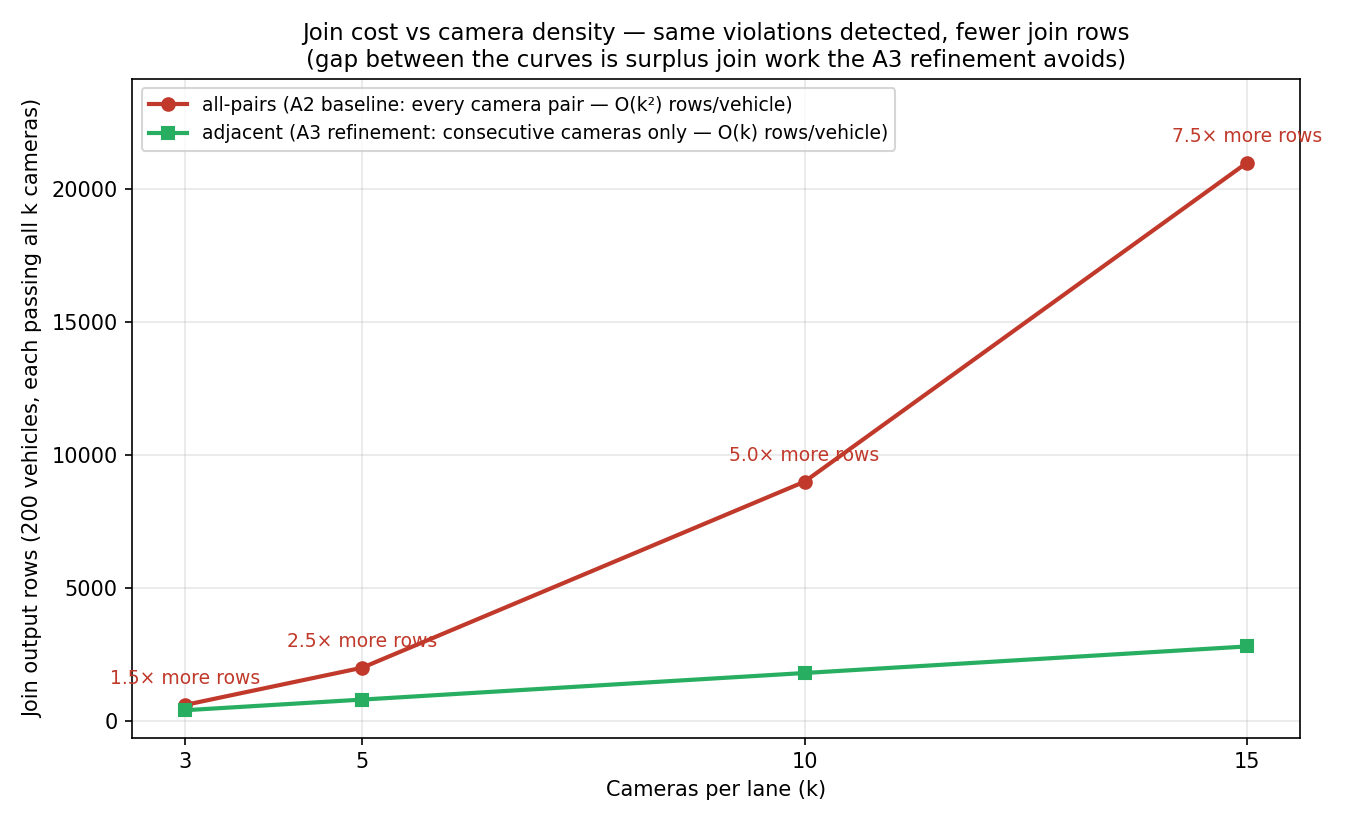

Write the Python code that produced this figure.
"""
Join-strategy comparison — the REPORT.md §5.2 / §8 experiment, measured not asserted.

Runs the SAME synthetic workload through `detect_average()` under both camera-pair
strategies and records, per cameras-per-lane value k:

  * join output rows   — the candidate-pair count the stream-join literature uses as the
                         unit of join cost (Kang et al.'s window-join cost model; ScaleJoin
                         reports throughput in comparisons/second). Expected: vehicles*(k-1)
                         for `adjacent` vs vehicles*k(k-1)/2 for `all-pairs`.
  * join wall time     — end-to-end time to materialise that output in local Spark.

The two strategies, in plain terms:

  * `adjacent`  — the A3 refinement: joins CONSECUTIVE cameras only (|Δindex| = 1),
                  emitting O(k) rows per vehicle. The production default.
  * `all-pairs` — the A2 baseline: joins EVERY distinct camera pair, emitting O(k²)
                  rows per vehicle. Retained purely as the measured comparison point.

Every vehicle is a "sneaky" driver at a constant 120 km/h between cameras (limit 90), so
EVERY candidate pair violates and the output-row count equals the candidate-pair count —
the measurement is exactly the O(k) vs O(k²) candidate space, with no filter noise.
Both strategies flag identical final violations (asserted by pipeline/verify_detect.py);
the gap between the two curves is pure surplus join work.

Runs OFFLINE in local Spark — no Kafka broker, no Mongo — same as verify_detect.
From the project root (or `stack.sh joincmp` inside the Spark container):

    python -m benchmarks.join_compare --cameras 3 5 10 15 --vehicles 200
    python -m benchmarks.join_compare --plot-only     # regenerate the PNG from the CSV (no Spark)

Outputs: join_compare.csv (rows appended) and join_compare.png (plot, needs matplotlib).
"""

from __future__ import annotations

import argparse
import csv
import sys
import time
from datetime import datetime, timedelta
from pathlib import Path

sys.path.insert(0, str(Path(__file__).resolve().parents[1] / "src"))

T0 = datetime(2024, 1, 1, 8, 0, 0)
CROSSING_GAP_S = 30        # one camera crossing every 30 s -> 1 km / 30 s = 120 km/h
SPEED_LIMIT = 90.0         # every segment average (120) violates -> output rows == candidate pairs

# Human-readable identity of each strategy — used in the printed table and the plot legend,
# so a reader never has to know the config-flag names to understand the result.
STRATEGY_LABEL = {
    "adjacent": "adjacent (A3 refinement: consecutive cameras only — O(k) rows/vehicle)",
    "all-pairs": "all-pairs (A2 baseline: every camera pair — O(k²) rows/vehicle)",
}

CSV_HEADER = [
    "ran_at", "cameras_k", "vehicles", "events", "strategy",
    "join_output_rows", "expected_rows", "join_seconds",
]


def parse_args() -> argparse.Namespace:
    p = argparse.ArgumentParser(description="Compare adjacent vs all-pairs join strategies (offline).")
    p.add_argument("--cameras", type=int, nargs="+", default=[3, 5, 10, 15],
                   help="Cameras-per-lane values (k) to sweep.")
    p.add_argument("--vehicles", type=int, default=200, help="Vehicles per run; each crosses all k cameras.")
    p.add_argument("--out", default=str(Path(__file__).resolve().parent / "join_compare.csv"),
                   help="CSV file to append result rows to.")
    p.add_argument("--png", default=str(Path(__file__).resolve().parent / "join_compare.png"),
                   help="Plot output path.")
    p.add_argument("--plot-only", action="store_true",
                   help="Skip the Spark sweep; regenerate the plot from the existing CSV.")
    p.add_argument("--no-plot", action="store_true", help="Skip plot generation after the sweep.")
    return p.parse_args()


def expected_rows(strategy: str, k: int, vehicles: int) -> int:
    return vehicles * (k - 1) if strategy == "adjacent" else vehicles * k * (k - 1) // 2


def run_sweep(args: argparse.Namespace) -> list[dict]:
    """The Spark part: run both strategies per k on identical cached input."""
    from pyspark.sql import SparkSession
    from pyspark.sql.types import (
        DoubleType, IntegerType, StringType, StructField, StructType, TimestampType,
    )

    from pipeline.detect import CAMERA_PAIR_CLAUSE, detect_average

    schema = StructType([
        StructField("car_plate", StringType()),
        StructField("lane_id", IntegerType()),
        StructField("camera_id", IntegerType()),
        StructField("camera_index", IntegerType()),
        StructField("position_km", DoubleType()),
        StructField("speed_limit", DoubleType()),
        StructField("event_time", TimestampType()),
        StructField("speed_reading", DoubleType()),
    ])

    def make_events(spark, k: int, vehicles: int):
        """One k-camera journey per vehicle: sneaky at a constant 120 km/h between cameras."""
        rows = [
            (f"CAR {v:05d}", 1, i + 1, i, 1.0 + i, SPEED_LIMIT,
             T0 + timedelta(seconds=i * CROSSING_GAP_S), 80.0)   # legal AT each camera
            for v in range(vehicles)
            for i in range(k)
        ]
        return spark.createDataFrame(rows, schema)

    spark = (
        SparkSession.builder.master("local[2]")
        .appName("join_compare")
        .config("spark.sql.shuffle.partitions", "4")
        .getOrCreate()
    )
    spark.sparkContext.setLogLevel("ERROR")

    # Warm-up: run both strategies once on a tiny input so the first MEASURED run does not
    # absorb JVM/Spark session startup cost (without this, the first row reads ~0.5-1s high).
    warm = make_events(spark, 3, 10)
    for strategy in sorted(CAMERA_PAIR_CLAUSE):
        detect_average(warm, strategy).count()

    results: list[dict] = []
    for k in args.cameras:
        events = make_events(spark, k, args.vehicles).cache()
        events.count()  # materialise the input once so neither strategy pays generation cost
        for strategy in sorted(CAMERA_PAIR_CLAUSE):
            started = time.time()
            n = detect_average(events, strategy).count()
            elapsed = time.time() - started
            exp = expected_rows(strategy, k, args.vehicles)
            assert n == exp, f"k={k} {strategy}: got {n} rows, model says {exp}"
            results.append({
                "ran_at": datetime.utcnow().isoformat(),
                "cameras_k": k,
                "vehicles": args.vehicles,
                "events": args.vehicles * k,
                "strategy": strategy,
                "join_output_rows": n,
                "expected_rows": exp,
                "join_seconds": round(elapsed, 2),
            })
            print(f"[joincmp] k={k:<3d} {strategy:<9s} rows={n:<8d} (model {exp}) in {elapsed:.2f}s")
        events.unpersist()
    spark.stop()
    return results


def latest_by_k(csv_path: Path) -> dict[int, dict[str, dict]]:
    """Read the CSV and keep the most recent row per (k, strategy)."""
    by_k: dict[int, dict[str, dict]] = {}
    with csv_path.open() as f:
        for row in csv.DictReader(f):
            k = int(row["cameras_k"])
            by_k.setdefault(k, {})[row["strategy"]] = row
    return dict(sorted(by_k.items()))


def write_plot(csv_path: Path, png_path: Path) -> None:
    """Join output rows vs cameras-per-lane, one line per strategy, ratio annotated."""
    try:
        import matplotlib
        matplotlib.use("Agg")
        import matplotlib.pyplot as plt
    except ImportError:
        print("[joincmp] matplotlib not installed — skipping plot (CSV is still written)")
        return

    by_k = latest_by_k(csv_path)
    ks = [k for k, pair in by_k.items() if {"adjacent", "all-pairs"} <= pair.keys()]
    if not ks:
        print("[joincmp] no complete (adjacent, all-pairs) pairs in the CSV — nothing to plot")
        return
    adj = [int(by_k[k]["adjacent"]["join_output_rows"]) for k in ks]
    allp = [int(by_k[k]["all-pairs"]["join_output_rows"]) for k in ks]
    vehicles = by_k[ks[0]]["adjacent"]["vehicles"]

    fig, ax = plt.subplots(figsize=(9, 5.5))
    ax.plot(ks, allp, "o-", color="#c0392b", linewidth=2, label=STRATEGY_LABEL["all-pairs"])
    ax.plot(ks, adj, "s-", color="#27ae60", linewidth=2, label=STRATEGY_LABEL["adjacent"])
    for k, a, b in zip(ks, adj, allp):
        ax.annotate(f"{b / a:.1f}× more rows", (k, b), textcoords="offset points",
                    xytext=(0, 10), ha="center", fontsize=9, color="#c0392b")
    ax.set_xlabel("Cameras per lane (k)")
    ax.set_ylabel(f"Join output rows ({vehicles} vehicles, each passing all k cameras)")
    ax.set_title("Join cost vs camera density — same violations detected, fewer join rows\n"
                 "(gap between the curves is surplus join work the A3 refinement avoids)",
                 fontsize=11)
    ax.set_xticks(ks)
    ax.set_ylim(top=max(allp) * 1.15)   # headroom so the top ratio annotation isn't clipped
    ax.grid(True, alpha=0.3)
    ax.legend(loc="upper left", fontsize=9)
    fig.tight_layout()
    fig.savefig(png_path, dpi=150)
    print(f"[joincmp] plot written to {png_path}")


def main() -> int:
    args = parse_args()
    out = Path(args.out)

    if not args.plot_only:
        results = run_sweep(args)
        is_new = not out.exists()
        with out.open("a", newline="") as f:
            w = csv.DictWriter(f, fieldnames=CSV_HEADER)
            if is_new:
                w.writeheader()
            w.writerows(results)

        print(f"\n=== join-strategy comparison (appended to {out}) ===")
        print(f"  {'k':>3s}  {'adjacent O(k)':>14s}  {'all-pairs O(k²)':>15s}  {'baseline emits':>14s}")
        by_k = {k: {r["strategy"]: r for r in results if r["cameras_k"] == k} for k in args.cameras}
        for k, pair in by_k.items():
            adj, allp = pair["adjacent"]["join_output_rows"], pair["all-pairs"]["join_output_rows"]
            print(f"  {k:>3d}  {adj:>14d}  {allp:>15d}  {allp / adj:>10.1f}x rows")
        print("\n  adjacent  = A3 refinement (consecutive cameras only)   — the production default")
        print("  all-pairs = A2 baseline   (every camera pair)           — kept for this comparison")
        print("  Both flag IDENTICAL violations (proven by pipeline/verify_detect.py); the extra")
        print("  all-pairs rows are pure surplus join work, growing as k/2.")
    elif not out.exists():
        print(f"[joincmp] {out} does not exist — run the sweep first")
        return 1

    if not args.no_plot:
        write_plot(out, Path(args.png))
    return 0


if __name__ == "__main__":
    raise SystemExit(main())
